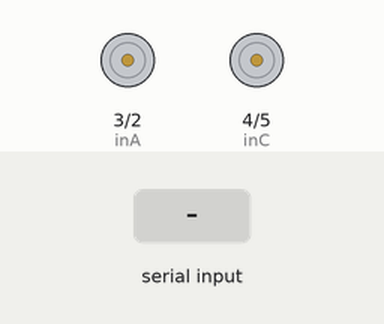
This sketch was run on a simulated Arduino Uno, built with avr-gcc and run on an emulated ATmega328P. Shown: motor-driver pin pairs drawn as motors (green arrow = first pin HIGH = forward, orange = second pin HIGH = backward, longer = more drive, scaled by the enable pin). Inputs (shaded band) come from the test bench.

Above: at 1.2 s.
1.3 s: "F" received over Serial
At 2.3 s:
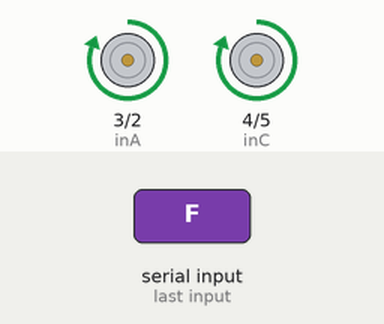
2.8 s: "B" received over Serial
At 3.4 s:
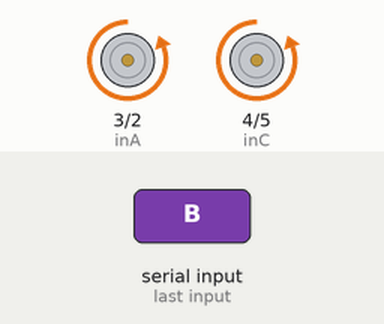
4.3 s: "L" received over Serial
At 4.6 s:
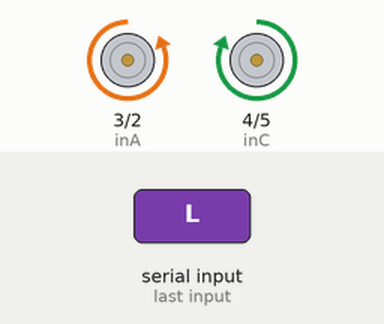
5.8 s: "R" received over Serial
At 6.9 s:
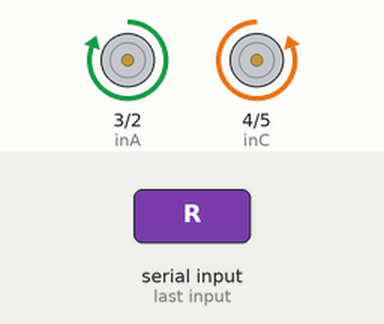
7.3 s: "G" received over Serial
At 8.1 s:
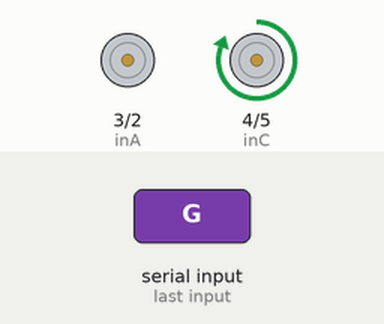
Timing chart, 0 to 9.8 s (numbered marks = the images above; inputs shaded):
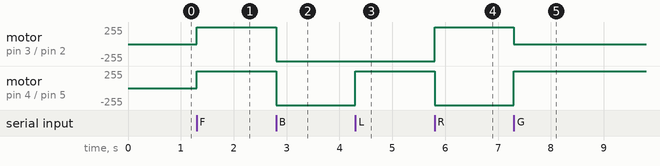

The sketch:

Manual_Bot.ino
```cpp
#include<SoftwareSerial.h>

int speed = 255;
char command = '\0';

//////////Motor Driver////////////
int inA=3, inB=2, inC=4, inD=5, enL=6, enR=7;


void setup(){
  for(int i = 2; i < 8; i++)
    pinMode(i, OUTPUT);
  Serial.begin(9600);
}

void loop(){
  command=Serial.read();
      //Serial.println(command);
  if(Serial.available()>0){
    command=Serial.read();
      if(command=='F')      motor(speed,speed);

      else if(command=='B') motor(-speed,-speed);

      else if(command=='L') motor(-speed,speed);

      else if(command=='R') motor(speed,-speed);

      else if(command=='G') motor(0,speed);

      else if(command=='I') motor(speed,0);

      else if(command=='H') motor(0,-speed);

      else if(command=='J') motor(-speed,0);

      else if(command=='S') motor(0,0);

      else if(command=='0') speed=0;

      else if(command=='1') speed=25;

      else if(command=='2') speed=50;

      else if(command=='3') speed=75;

      else if(command=='4') speed=100;

      else if(command=='5') speed=125;

      else if(command=='6') speed=150;

      else if(command=='7') speed=175;

      else if(command=='8') speed=200;

      else if(command=='9') speed=225;

      else if(command=='q') speed=255;

      else motor(0,0);
  }
}

void motor(int left, int right){
  int a=0,b=0;
  a=(left>0)?1:0;
  b=(right>0)?1:0;
  left=(left>0)?left:left*-1;
  right=(right>0)?right:right*-1;
  digitalWrite(inC,b);
  digitalWrite(inD,!b);
  analogWrite(enR,right);
  digitalWrite(inA,a);
  digitalWrite(inB,!a);
  analogWrite(enL,left);
}
```

Measured:
- after the input at 1.3 s, motor on pin 3 (inA) / pin 2 (inB), motor on pin 4 (inC) / pin 5 (inD): stopped → forward 255/255 at once
- after the input at 2.8 s, motor on pin 3 (inA) / pin 2 (inB), motor on pin 4 (inC) / pin 5 (inD): forward 255/255 → backward 255/255 at once
- after the input at 4.3 s, motor on pin 4 (inC) / pin 5 (inD): backward 255/255 → forward 255/255 at once
- after the input at 5.8 s, motor on pin 3 (inA) / pin 2 (inB): backward 255/255 → forward 255/255 at once; motor on pin 4 (inC) / pin 5 (inD): forward 255/255 → backward 255/255 at once
- after the input at 7.3 s, motor on pin 3 (inA) / pin 2 (inB): forward 255/255 → stopped at once; motor on pin 4 (inC) / pin 5 (inD): backward 255/255 → forward 255/255 at once
